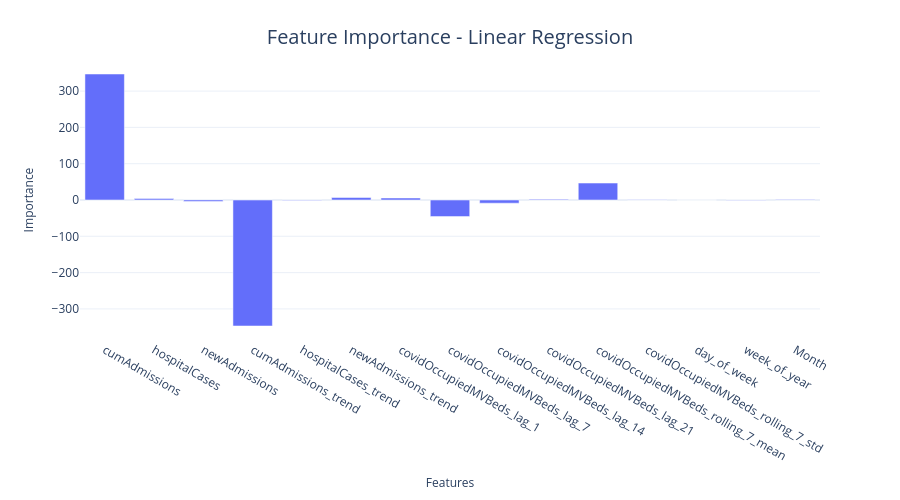

The notebook cell this image was saved under:
### Code cell
# If you want to plot feature importance and the model used provides it
if hasattr(lr_model_config.model, "coef_"):
    feat_df = pd.DataFrame(
        {"feature": train_features.columns, "importance": lr_model_config.model.coef_}
    )
    fig = px.bar(feat_df.head(15), x="feature", y="importance")
    format_plot(
        fig,
        xlabel="Features",
        ylabel="Importance",
        title=f"Feature Importance - {lr_model_config.name}",
        font_size=12,
    )
    # fig.write_image("imgs/chapter_7/lin_reg_fimp.png")
    fig.show()

### Figure 1 — Plotly figure (JSON) as saved in the notebook; plotly's stock layout.template omitted (floating-point values rounded to 4 significant figures)
{"data": [{"alignmentgroup": "True", "hovertemplate": "feature=%{x}<br>importance=%{y}<extra></extra>", "legendgroup": "", "marker": {"color": "#636efa", "pattern": {"shape": ""}}, "name": "", "offsetgroup": "", "orientation": "v", "showlegend": false, "textposition": "auto", "type": "bar", "x": ["cumAdmissions", "hospitalCases", "newAdmissions", "cumAdmissions_trend", "hospitalCases_trend", "newAdmissions_trend", "covidOccupiedMVBeds_lag_1", "covidOccupiedMVBeds_lag_7", "covidOccupiedMVBeds_lag_14", "covidOccupiedMVBeds_lag_21", "covidOccupiedMVBeds_rolling_7_mean", "covidOccupiedMVBeds_rolling_7_std", "day_of_week", "week_of_year", "Month"], "xaxis": "x", "y": [347.1, 3.849, -4.143, -347.1, -1.454, 6.791, 5.486, -45.78, -8.751, 2.02, 46.69, 0.7011, -0.2384, -0.4678, 1.455], "yaxis": "y"}], "layout": {"autosize": false, "barmode": "relative", "height": 500, "legend": {"font": {"size": 12}, "orientation": "h", "title": {}, "tracegroupgap": 0, "x": 1, "xanchor": "right", "y": 0.98, "yanchor": "bottom"}, "margin": {"t": 60}, "title": {"font": {"size": 20}, "text": "Feature Importance - Linear Regression", "x": 0.5, "xanchor": "center", "yanchor": "top"}, "width": 900, "xaxis": {"anchor": "y", "domain": [0, 1], "tickfont": {"size": 12}, "title": {"font": {"size": 12}, "text": "Features"}}, "yaxis": {"anchor": "x", "domain": [0, 1], "tickfont": {"size": 12}, "title": {"font": {"size": 12}, "text": "Importance"}}}}
